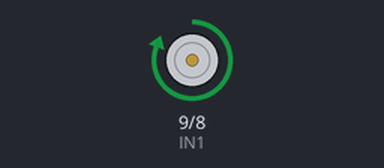
A sketch run on a simulated Arduino Uno, built with avr-gcc and run on an emulated ATmega328P. Parts: motor-driver pin pairs drawn as motors (green arrow = first pin HIGH = forward, orange = second pin HIGH = backward, longer = more drive, scaled by the enable pin).

Above: at 0.1 s.
At 33.9 s:
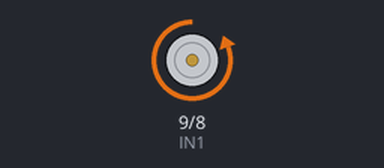
Timing chart, 0 to 40.0 s (numbered marks = the images above):
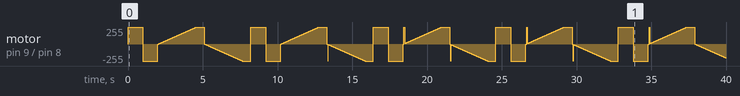

The sketch:

DC_Motor_Speed_and_Direction_Control_with_PWM.ino
```cpp
int IN1 = 9;
int IN2 = 8;
int EnablePin = 10;
void setup() {
  // put your setup code here, to run once:
  pinMode(IN1,OUTPUT);
  pinMode(IN2,OUTPUT);
  pinMode(EnablePin,OUTPUT);
}

void loop() {
  // put your main code here, to run repeatedly:

  // Full speed
  digitalWrite(IN1,HIGH);
  digitalWrite(IN2,LOW);
  digitalWrite(EnablePin,HIGH);
  delay(1000);

  digitalWrite(IN1,LOW);
  digitalWrite(IN2,HIGH);
  digitalWrite(EnablePin,HIGH);
  delay(1000);


  for(int i=0; i < 256; i = i + 5){
    digitalWrite(IN1,HIGH);
    digitalWrite(IN2,LOW);
    analogWrite(EnablePin,i);
    delay(50);
  }
  delay(500);

    for(int i=0; i < 256; i= i + 5){
    digitalWrite(IN1,LOW);
    digitalWrite(IN2,HIGH);
    analogWrite(EnablePin,i);
    delay(50);
  }
  delay(500);
}
```
